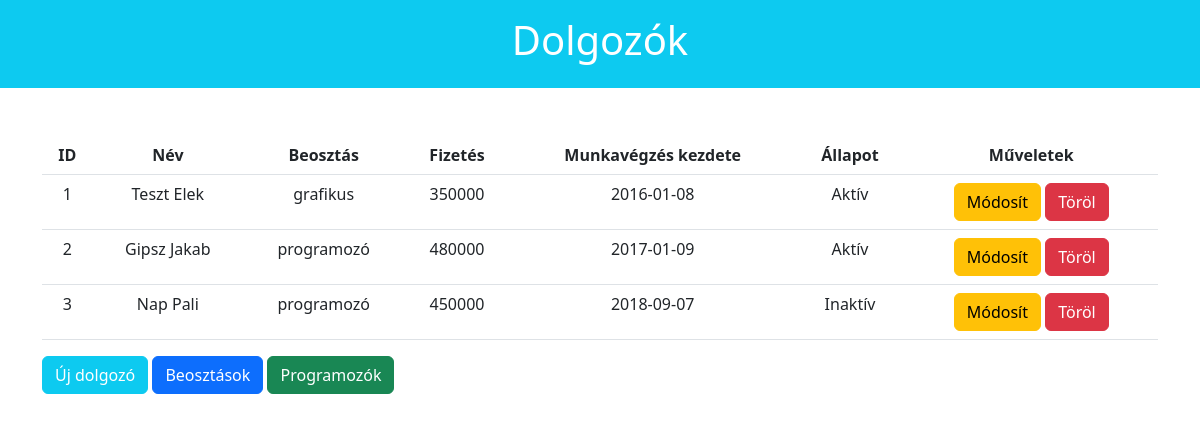
The page / on the database its author committed.
### tables this page shows
CREATE TABLE `employee` (
  `id` INT NOT NULL,
  `first_name` VARCHAR(45) NOT NULL,
  `last_name` VARCHAR(45) NOT NULL,
  `category_id` INT NOT NULL,
  `salary` VARCHAR(45) NULL,
  `job_start` DATE NOT NULL,
  `status` TINYINT(1) NOT NULL DEFAULT 1,
  PRIMARY KEY (`id`));

CREATE TABLE `employee_category` (
  `id` INT NOT NULL AUTO_INCREMENT,
  `name` VARCHAR(45) NOT NULL,
  PRIMARY KEY (`id`),
  UNIQUE INDEX `name_UNIQUE` (`name` ASC));

### app/controller/EmployeeController.php (called while the page is built, shortened)
<?php
require_once('app\model\EmployeeDao.php');
class EmployeeController {
    public function load($view, $data=[]){
        extract($data);
        include("app/view/employee/{$view}.php");
        return $data;
    }
    public function listAllEmployees(){
        $employeeDaoObj = new EmployeeDao();
        $emplyees = $employeeDaoObj->getAllEmployee();
        return $this->load('list', [
            'employees' => $emplyees,
        ]);
    }
}
?>

### app/model/EmployeeDao.php (called while the page is built, shortened)
<?php
    class EmployeeDao {
        public function getAllEmployee(){
            $dbObj = new Db();
            $conn = $dbObj->getConnection();
            $statement = $conn->prepare("SELECT e.id, e.first_name, e.last_name, e.salary, e.job_start, e.status, ec.name FROM employee as e INNER JOIN employee_category as ec ON e.category_id = ec.id;");
            $statement->setFetchMode(\PDO::FETCH_OBJ);
            $statement->execute();
            return $statement->fetchAll();
        }
    }
?>

### app/view/employee/list.php (the view, shortened to what this page needs)
<div class="row">
    <div class="jumbotron bg-info text-white pt-3 pb-3">
        <h1 class="display3 text-center">Dolgozók</h1>
    </div>
</div>
<div class="container">
    <table class="table table-hover mt-5 text-center">
        <tr>
            <th>ID</th>
            <th>Név</th>
            <th>Beosztás</th>
            <th>Fizetés</th>
            <th>Munkavégzés kezdete</th>
            <th>Állapot</th>
            <th>Műveletek</th>
        </tr>
        <?php
            foreach ($employees as $employee) {
               echo "<tr>";
                    echo "<td>" .$employee->id . "</td>";
                    echo "<td>" .$employee->last_name . " " . $employee->first_name ."</td>";
                    echo "<td>" .$employee->name . "</td>";
                    echo "<td>" .$employee->salary . "</td>";
                    echo "<td>" .$employee->job_start . "</td>";
                    echo "<td>";
                    $employee->status ? print "Aktív" : print "Inaktív";
                    echo  "</td>";
                    echo "<td>";
                        echo "<a class='btn btn-warning' href='index.php?controller=employee&action=edit&id=$employee->id'> Módosít </a> ";
                        echo "<a class='btn btn-danger' href='index.php?controller=employee&action=delete&id=$employee->id'> Töröl </a>";
                    echo "</td>";
               echo "</tr>";
            }
        ?>
    </table>
    <a href="index.php?controller=employee&action=create" class="btn btn-info text-white">Új dolgozó</a>
    <a href="index.php?controller=employeeCategory&action=list" class="btn btn-primary text-white">Beosztások</a>
    <a href="index.php?controller=employee&action=listProgrammers" class="btn btn-success text-white">Programozók</a>
</div>

### index.php (shortened to what this page needs)
<?php
include 'app\controller\EmployeeController.php';
    $controllerName = (isset($_GET['controller'])) ? $_GET['controller'] : 'employee';
    $actionName = (isset($_GET['action'])) ? $_GET['action'] : 'list';
    switch ($controllerName) {
        case 'employee':
            $controller = new EmployeeController();
            switch ($actionName) {
                case 'list':
                    $content = $controller -> listAllEmployees();
                    break;
            }
            break;
    }
?>
<!DOCTYPE html>
<html lang="hu">
<head>
    <link href="https://cdn.jsdelivr.net/npm/bootstrap@5.2.2/dist/css/bootstrap.min.css" rel="stylesheet">
</head>
<body>
</body>
</html>

### rows shown on the page
employee: id "1", last_name "Teszt", first_name "Elek", category.name "grafikus", salary "350000", job_start "2016-01-08"
employee: id "2", last_name "Gipsz", first_name "Jakab", category.name "programozó", salary "480000", job_start "2017-01-09"
employee: id "3", last_name "Nap", first_name "Pali", category.name "programozó", salary "450000", job_start "2018-09-07"
